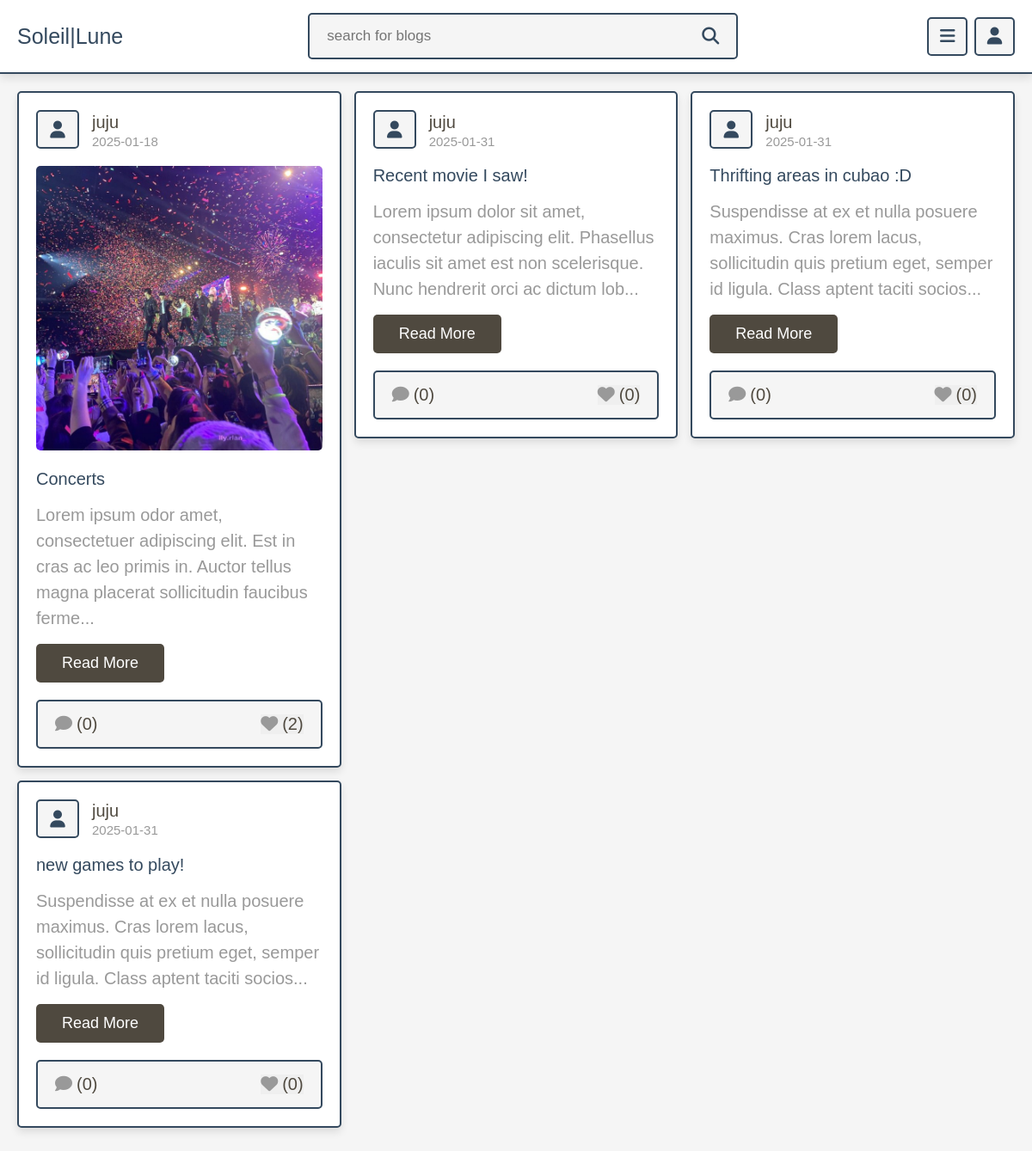
The app's page /author_posts.php?author=juju with its own data.
### tables this page shows
CREATE TABLE `posts` (
  `id` int(100) NOT NULL,
  `admin_id` int(100) NOT NULL,
  `name` varchar(100) NOT NULL,
  `title` varchar(100) NOT NULL,
  `content` varchar(10000) NOT NULL,
  `category` varchar(50) NOT NULL,
  `image` varchar(100) NOT NULL,
  `date` date NOT NULL DEFAULT current_timestamp(),
  `status` varchar(10) NOT NULL
);

### author_posts.php (the view, shortened to what this page needs)
<?php
include 'components/connect.php';
if(isset($_SESSION['user_id'])){
   $user_id = $_SESSION['user_id'];
}else{
   $user_id = '';
};
if(isset($_GET['author'])){
   $author = $_GET['author'];
}else{
   $author = '';
}
?>
<!DOCTYPE html>
<html lang="en">
<head>
   <link rel="stylesheet" href="https://cdnjs.cloudflare.com/ajax/libs/font-awesome/6.1.1/css/all.min.css">
   <link rel="stylesheet" href="css/style.css">
</head>
<body>
<?php include 'components/user_header.php'; ?>
<section class="posts-container">
   <div class="box-container">
      <?php
         $select_posts = $conn->prepare("SELECT * FROM `posts` WHERE name = ? and status = ?");
         $select_posts->execute([$author, 'active']);
         if($select_posts->rowCount() > 0){
            while($fetch_posts = $select_posts->fetch(PDO::FETCH_ASSOC)){
            $post_id = $fetch_posts['id'];
            $count_post_comments = $conn->prepare("SELECT * FROM `comments` WHERE post_id = ?");
            $count_post_comments->execute([$post_id]);
            $total_post_comments = $count_post_comments->rowCount();
            $count_post_likes = $conn->prepare("SELECT * FROM `likes` WHERE post_id = ?");
            $count_post_likes->execute([$post_id]);
            $total_post_likes = $count_post_likes->rowCount();
            $confirm_likes = $conn->prepare("SELECT * FROM `likes` WHERE user_id = ? AND post_id = ?");
            $confirm_likes->execute([$user_id, $post_id]);
      ?>
      <form class="box" method="post">
         <div class="post-admin">
            <i class="fas fa-user"></i>
            <div>
               <a href="author_posts.php?author=<?= $fetch_posts['name']; ?>"><?= $fetch_posts['name']; ?></a>
               <div><?= $fetch_posts['date']; ?></div>
            </div>
         </div>
         <?php
            if($fetch_posts['image'] != ''){
         ?>
         <img src="uploaded_img/<?= $fetch_posts['image']; ?>" class="post-image" alt="">
         <?php
         }
         ?>
         <div class="post-title"><?= $fetch_posts['title']; ?></div>
         <div class="post-content content-150"><?= $fetch_posts['content']; ?></div>
         <a href="view_post.php?post_id=<?= $post_id; ?>" class="inline-btn">read more</a>
         <div class="icons">
            <a href="view_post.php?post_id=<?= $post_id; ?>"><i class="fas fa-comment"></i><span>(<?= $total_post_comments; ?>)</span></a>
            <button type="submit" name="like_post"><i class="fas fa-heart" style="<?php if($confirm_likes->rowCount() > 0){ echo 'color:var(--red);'; } ?>  "></i><span>(<?= $total_post_likes; ?>)</span></button>
         </div>
      </form>
      <?php
         }
      }else{
         echo '<p class="empty">no posts found for this author!</p>';
      }
      ?>
   </div>
</section>
</body>
</html>

### css/style.css (style rules this page uses)
:root { --main-color:#4F493F; --red:#e74c3c; --orange:#AD6B4B; --black:#34495e; --white:#fff; --light-bg:#f5f5f5; --light-color:#999; --border:.2rem solid var(--black); --box-shadow:0 .5rem 1rem rgba(0,0,0,.1); }
* { font-family: 'Playfair Display', sans-serif; margin:0; padding:0; box-sizing: border-box; outline: none; border:none; text-decoration: none; }
html { font-size: 62.5%; overflow-x: hidden; scroll-behavior: smooth; scroll-padding-top: 7rem; }
body { background-color: var(--light-bg); padding-bottom: 7rem; }
section { padding:2rem; margin: 0 auto; max-width: 1200px; }
.btn, .delete-btn, .option-btn, .inline-btn, .inline-option-btn, .inline-delete-btn { margin-top: 1rem; border-radius: .5rem; cursor: pointer; font-size: 1.8rem; color:var(--white); padding:1.2rem 3rem; text-transform: capitalize; text-align: center; }
.inline-btn, .inline-option-btn, .inline-delete-btn { display: inline-block; margin-right: 1rem; }
.inline-btn, .btn { background-color: var(--main-color); }
.posts-container .box-container { display: grid; grid-template-columns: repeat(auto-fit, minmax(33rem, 1fr)); gap:1.5rem; align-items: flex-start; justify-content: center; }
.posts-container .box-container .box { border:var(--border); box-shadow: var(--box-shadow); border-radius: .5rem; background-color: var(--white); padding:2rem; overflow: hidden; }
.posts-container .box-container .box .post-admin { display: flex; align-items: center; gap:1.5rem; margin-bottom: 2rem; }
.posts-container .box-container .box .post-admin i { text-align: center; height: 4.5rem; width: 5rem; line-height: 4.2rem; font-size: 2rem; border:var(--border); border-radius: .5rem; background-color: var(--light-bg); color:var(--black); }
.posts-container .box-container .box .post-admin a { font-size: 2rem; color:var(--main-color); }
.posts-container .box-container .box .post-admin div { font-size: 1.5rem; margin-top: .2rem; color:var(--light-color); }
.posts-container .box-container .box .post-image { width: 100%; border-radius: .5rem; margin-bottom: 2rem; }
.posts-container .box-container .box .post-title { font-size: 2rem; color:var(--black); overflow: hidden; text-overflow: ellipsis; white-space: nowrap; margin-bottom: 1rem; }
.posts-container .box-container .box .post-content { font-size: 2rem; line-height: 1.5; padding:.5rem 0; color:var(--light-color); white-space: pre-line; }
.posts-container .box-container .box .post-content::after { content: '...'; }
.posts-container .box-container .box .icons { display: flex; align-items: center; justify-content: space-between; gap:1rem; background-color: var(--light-bg); border-radius: .5rem; padding:1.5rem 2rem; border:var(--border); margin-top: 2rem; }
.posts-container .box-container .box .icons button { cursor: pointer; }
.posts-container .box-container .box .icons i { margin-right:.5rem; font-size:2rem; color:var(--light-color); }
.posts-container .box-container .box .icons span { font-size: 2rem; color:var(--main-color); }

### records on screen
posts: name "juju", date "2025-01-18", image (picture), title "Concerts", content "Lorem ipsum odor amet, consectetuer adipiscing elit. Est in cras ac leo primis in. Auctor tellus magna placerat sollicitudin faucibus ferme", total_post_comments "0", total_post_likes "2"
posts: name "juju", date "2025-01-31", title "Recent movie I saw!", content "Lorem ipsum dolor sit amet, consectetur adipiscing elit. Phasellus iaculis sit amet est non scelerisque. Nunc hendrerit orci ac dictum lob", total_post_comments "0", total_post_likes "0"
posts: name "juju", date "2025-01-31", title "Thrifting areas in cubao :D", content "Suspendisse at ex et nulla posuere maximus. Cras lorem lacus, sollicitudin quis pretium eget, semper id ligula. Class aptent taciti socios", total_post_comments "0", total_post_likes "0"
posts: name "juju", date "2025-01-31", title "new games to play!", content "Suspendisse at ex et nulla posuere maximus. Cras lorem lacus, sollicitudin quis pretium eget, semper id ligula. Class aptent taciti socios", total_post_comments "0", total_post_likes "0"
